Frame 1 (no input): blank canvas, image omitted
Frame 60 (the mouse pressed at the canvas centre just before this capture): blank canvas, image omitted
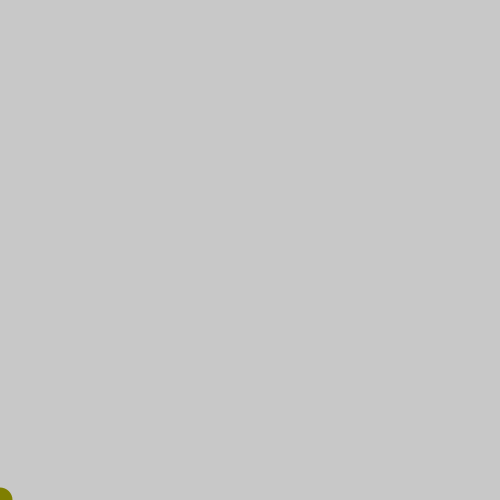
Frame 120 (the mouse held since frame 60 and released just before this capture)

The Processing sketch whose frames 1 and 60 were blank and that drew this single picture after the mouse press (run headless with seeded random() and noise(); from frame 60 on, the mouse is pressed at the canvas centre):

// Processing sketch: processing_20644
// ── processing_20644.pde

int period;
int prevMillis=0;
float x = 0.0;
float numCircles = 1;

void setup()
{
  size(500, 500);
  period = 2000;
  fill(200,0,0);
  background(200);
  noStroke();
}

void draw()
{
  float mX = map(mouseX, 0, width, 0,255);
  float mY = map(mouseY, 0, height, 0, 255);
  float nX = map(mouseX, 0, width, 0,50);
  float nY = map(mouseY, 0, height, 0,50);
  if(millis() - prevMillis >= period)
  {
    for(int i=1; i <= numCircles; i++)
    {
      if(mousePressed)
      {
        fill(mX,mY,mX-mY);
        ellipse(x, height+50-(50*i), nX,nY);
      }
      else
      {
        fill(mX,mY,mX-mY);
        ellipse(x, height+50-(50*i), 50,50);
      }
    }
    x += 50;
    numCircles++;
    prevMillis += period;
  }
}
